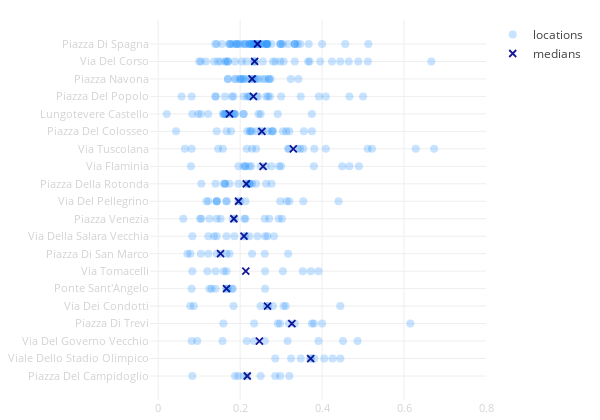

Source (notebook cell):
### Code cell
face_scatter(city_data)

### Figure 1 — Plotly figure (JSON) as saved in the notebook; plotly's stock layout.template omitted (floating-point values rounded to 4 significant figures; data arrays with more than 128 entries replaced by an {"elided": "..."} marker saying what was removed)
{"data": [{"hoverinfo": "text+x", "marker": {"color": "dodgerblue", "opacity": 0.25, "size": 8}, "mode": "markers", "name": "locations", "text": {"elided": "339 str values"}, "type": "scatter", "uid": "0965c9e8-4291-11e9-9654-3c15c2cf2370", "x": {"elided": "339 float values"}, "y": {"elided": "339 str values"}}, {"marker": {"color": "darkblue", "line": {"color": "darkblue", "width": 1.8}, "opacity": 0.9, "size": 7, "symbol": "x-thin-open"}, "mode": "markers", "name": "medians", "type": "scatter", "uid": "0965cd1e-4291-11e9-83e3-3c15c2cf2370", "x": [0.2424, 0.2353, 0.2292, 0.2322, 0.1739, 0.2529, 0.3298, 0.256, 0.2151, 0.1961, 0.1847, 0.2093, 0.1522, 0.2138, 0.1667, 0.2668, 0.3262, 0.247, 0.3721, 0.2174], "y": ["Piazza Di Spagna", "Via Del Corso", "Piazza Navona", "Piazza Del Popolo", "Lungotevere Castello", "Piazza Del Colosseo", "Via Tuscolana", "Via Flaminia", "Piazza Della Rotonda", "Via Del Pellegrino", "Piazza Venezia", "Via Della Salara Vecchia", "Piazza Di San Marco", "Via Tomacelli", "Ponte Sant'Angelo", "Via Dei Condotti", "Piazza Di Trevi", "Via Del Governo Vecchio", "Viale Dello Stadio Olimpico", "Piazza Del Campidoglio"]}], "layout": {"height": 420, "hovermode": "closest", "margin": {"b": 20, "l": 150, "r": 30, "t": 20}, "showlegend": true, "width": 600, "xaxis": {"range": [-0.02, 0.8], "tickfont": {"color": "lightgrey", "size": 11}, "zeroline": false}, "yaxis": {"autorange": "reversed", "tickangle": 0, "tickfont": {"color": "lightgrey", "size": 11}, "zeroline": false}}}
